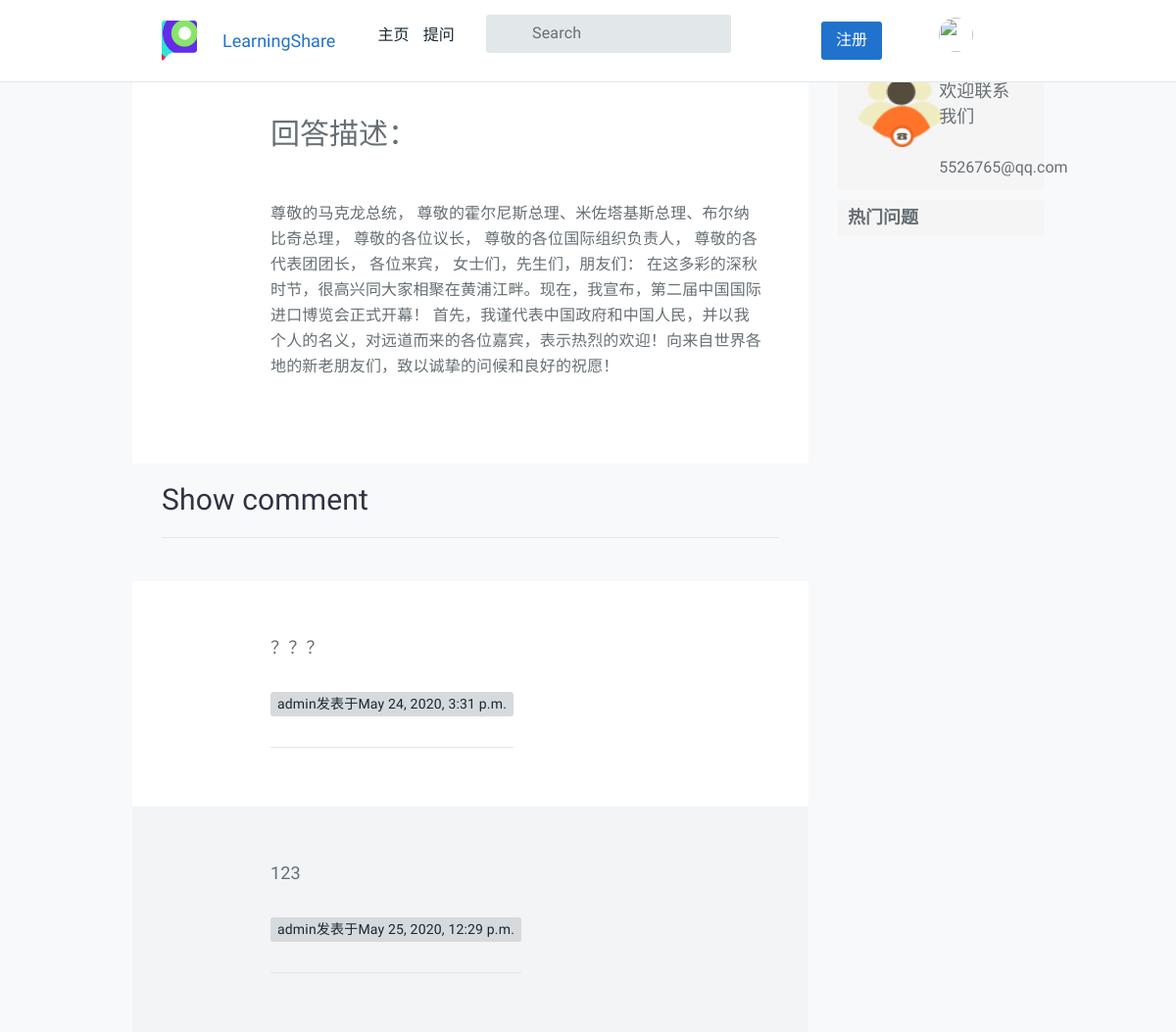
The app's page /answer/answer/show_comment/20/ (signed in) with its own data.
### AnswerApp/models.py (models this page shows, shortened)
class AnswerModel(models.Model):
    author = models.ForeignKey(User, related_name='answers', verbose_name='回答者', on_delete=models.CASCADE)
    question = models.ForeignKey('QuestionApp.Question', related_name='answers',
                                 verbose_name='问题', on_delete=models.CASCADE)
    pub_date = models.DateTimeField(auto_now=True, verbose_name='回答时间')
    answer_text = models.TextField(verbose_name='回答内容')
    goodNum = models.IntegerField(default=0, verbose_name='赞数')
    badNum = models.IntegerField(default=0, verbose_name='反对数')
    grade = models.IntegerField(default=0, verbose_name='综合质量')
    collect = models.ManyToManyField(User, related_name='collect_answer', verbose_name='收藏')
    user_like_answer = models.ManyToManyField(User, related_name='answers_like', blank=True)
    user_unlike_answer = models.ManyToManyField(User, related_name='answers_unlike', blank=True)
    def __str__(self):
        return self.answer_text
    class Meta:
        ordering = ("-grade",)

class Comment(models.Model):
    commenter = models.ForeignKey(User, related_name='comments', verbose_name='评论者', on_delete=models.CASCADE)
    answer = models.ForeignKey('AnswerModel', related_name='answer_comments', on_delete=models.CASCADE)
    comment_text = models.TextField(verbose_name='评论内容')
    pubDate = models.DateTimeField(auto_now=True, verbose_name='回答时间')
    goodNum = models.IntegerField(default=0)
    badNum = models.IntegerField(default=0)
    def __str__(self):
        return self.comment_text

### AnswerApp/views.py (the view)
# urls.py: path('answer/show_comment/<int:answer_id>/', views.show_comment, name='show_comment'),
def show_comment(request, answer_id):
    answer = AnswerModel.objects.get(id=answer_id)
    comment_list = Comment.objects.filter(answer=answer_id)
    return render(request, 'question/show_comment.html',
                  {"comment_list": comment_list, "answer_id": answer_id, "answer": answer})

### AnswerApp/templatetags/markdown_extras.py (called while the page is built)
@register.filter()
@stringfilter
def markdown(value):
    return md.markdown(value, extensions=['markdown.extensions.fenced_code'])

### templates/question/show_comment.html (shortened to what this page needs)
{% extends "question/content.html" %}
{% load static %}
{% load markdown_extras %}
{% block content %}
<div class="col-sm-9">
    <div class="tt-topic-list">
        <div class="tt-item">
            <div class="tt-single-topic">
                <div class="tt-item-info info-top">
                    <div class="tt-avater-title">
                        <h2>回答描述：</h2>
                    </div>
                </div>
                <div class="tt-item-description">
                    <p>
                        {{ answer | markdown | safe  }}
                    </p>
                </div>
            </div>
        </div>
        <div class="tt-list-header">
            <div class="tt-col-topic">
                <h2>Show comment</h2>
                <hr />
            </div>
        </div>
        {% for comment in comment_list %}
        <div class="tt-item">
            <div class="tt-single-topic">
                <div class="tt-item-header pt-noborder">
                    <div class="tt-item-header info-top">
                        <div class="tt-item-title">
                            <p>{{ comment }}</p>
                            <a href="#"><span class="tt-badge">{{ comment.commenter }}发表于{{comment.pubDate}}</span></a>
                        </div>
                    </div>
                </div>
            </div>
        </div>
        {% endfor %}
    </div>
</div>
{% endblock %}

### records on screen
AnswerModel: answer_text "尊敬的马克龙总统， 尊敬的霍尔尼斯总理、米佐塔基斯总理、布尔纳比奇总理， 尊敬的各位议长， 尊敬的各位国际组织负责人， 尊敬的各代表团团长， 各位来宾， 女士们，先生们，朋友们： 在这多彩的深秋时节，很高兴同大家相聚在黄浦江畔。现在，我宣布，第二届中国国际进口博览会正式开幕！ 首先，我谨代表中国政府和中国人民，并以我个人的名义，对远道而来的各位嘉宾，表示热烈的欢迎！向来自世界各地的新老朋友们，致以诚挚的问候和良好的祝愿！"
Comment: comment_text "？？？", commenter "admin", pubDate "May 24, 2020, 3:31 p.m."
Comment: comment_text "123", commenter "admin", pubDate "May 25, 2020, 12:29 p.m."
